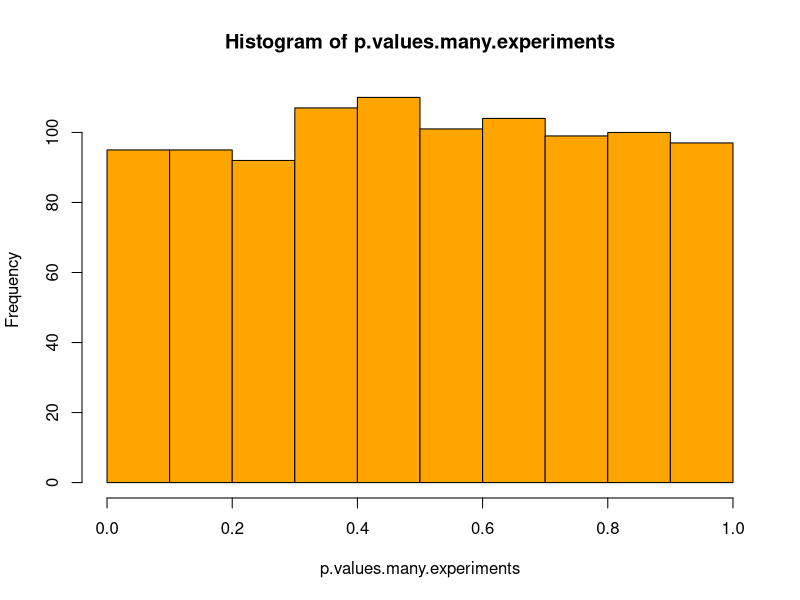
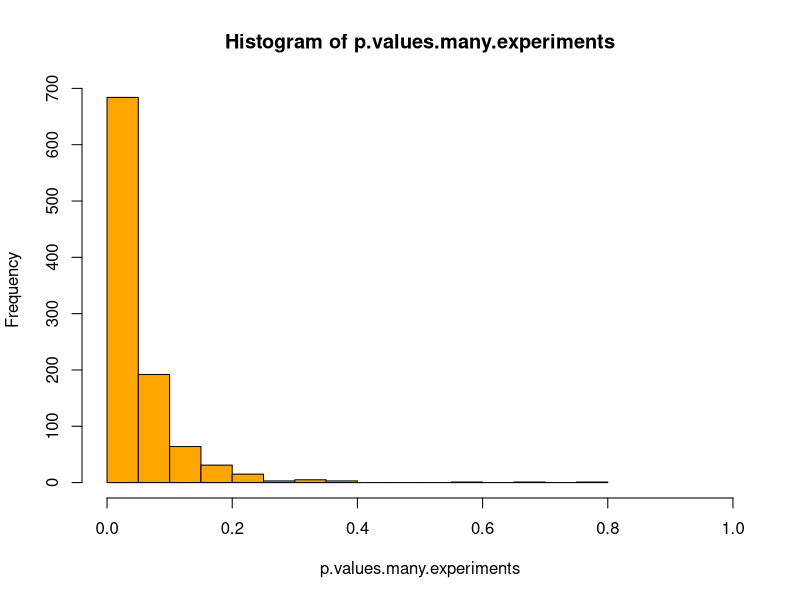

Recreate these plots in R, in order.
## ---- chunk 1
m=10
## ---- chunk 2
set.seed(17)
dati=data.frame(farmaco=c("standard","standard","standard",
                        "new","new","new"),
                pressione=rnorm(6,mean = 150,sd = 10))
dati

t.test(pressione~farmaco,data=dati)
## ---- chunk 3
# I use the previous script, at each generation I extract the p-value with $p.value and replicate B (=20 or =1000) times
B=1000
p.values.many.experiments=replicate(B,{
  dati=data.frame(farmaco=c("standard","standard","standard",
                          "new","new","new"),
                  pressione=rnorm(6,mean = 150,sd = 10))
  t.test(pressione~farmaco,data=dati)$p.value
}
)

#count how many times the p-value<.05
sum(p.values.many.experiments<.05)
## ---- chunk 4
hist(p.values.many.experiments,col="orange")
sum(p.values.many.experiments<=.05)/B
#analogously for any other significance value:
sum(p.values.many.experiments<=.10)/B
## ---- chunk 5
set.seed(17)
dati=data.frame(farmaco=c("standard","standard","standard",
                        "new","new","new"),
                pressione=rnorm(6,mean = c(150,150,150,150-30,150-30,150-30),sd = 10))
dati

t.test(pressione~farmaco,data=dati)
## ---- chunk 6
# I use the previous script, at each generation I extract the p-value with $p.value and replicate B (=20 or =1000) times
B=1000
p.values.many.experiments=replicate(B,{
  dati=data.frame(farmaco=c("standard","standard","standard",
                          "new","new","new"),
                  pressione=rnorm(6,mean =  c(150,150,150,150-30,150-30,150-30),sd = 10))
  t.test(pressione~farmaco,data=dati)$p.value
}
)

#count how many times the p-value<.05
sum(p.values.many.experiments<.05)
## ---- chunk 7
hist(p.values.many.experiments,xlim=c(0,1),col="orange")
sum(p.values.many.experiments<=.05)/B
#analogously for any other significance value:
sum(p.values.many.experiments<=.10)/B
## ---- chunk 8
m=10
alpha_a=.05
alpha_b=1-(1-.05)^(1/m)
# A single experiment with m endpoints (and as many hypothesis tests and p-values).

endpoints=matrix(rnorm(6*m),6,m)

p.values.1.experiment=apply(endpoints , 2, 
                            function(y) t.test(y[1:3],y[4:6],
                                               var.equal = TRUE)$p.value)

 c(n.rifiuti_a=sum(p.values.1.experiment<alpha_a),
   n.rifiuti_b=sum(p.values.1.experiment<alpha_b))

# replicate B times
res=replicate(B,
              {
 endpoints=matrix(rnorm(6*m),6,m)
 
 p.values.1.experiment=apply(endpoints , 2, 
                             function(y) t.test(y[1:3],y[4:6],
                                                var.equal = TRUE)$p.value)
 c(n.rifiuti_a=sum(p.values.1.experiment<alpha_a),
   n.rifiuti_b=sum(p.values.1.experiment<alpha_b))
}
)

#Number of rejections:
table(res["n.rifiuti_a",])
# How many times have we made at least one mistake? (= how many times at least one rejection?)
sum(res["n.rifiuti_a",]>0)

table(res["n.rifiuti_b",])
# How many times at least one error?
sum(res["n.rifiuti_b",]>0)
## ---- chunk 9
# Generate the response of 6 patients on m enpoint.
endpoints=matrix(rnorm(6*m),6,m)
 
# Added a value of 3 to the values reported 
# to the first 5 endpoints for the three patients with the drug new 

endpoints[4:6,1:5]= endpoints[4:6,1:5]+3
 
endpoints

p.values.1.experiment=apply(endpoints , 2, 
                            function(y) t.test(y[1:3],y[4:6])$p.value)

 c(n.rifiuti_a=sum(p.values.1.experiment<alpha_a),
   n.rifiuti_b=sum(p.values.1.experiment<alpha_b),
   n.rifiuti_a_H0=sum(p.values.1.experiment[-(1:5)]<alpha_a),
   n.rifiuti_b_H0=sum(p.values.1.experiment[-(1:5)]<alpha_b),
   n.rifiuti_a_H1=sum(p.values.1.experiment[1:5]<alpha_a),
   n.rifiuti_b_H1=sum(p.values.1.experiment[1:5]<alpha_b))
   

p.values.1.experiment
